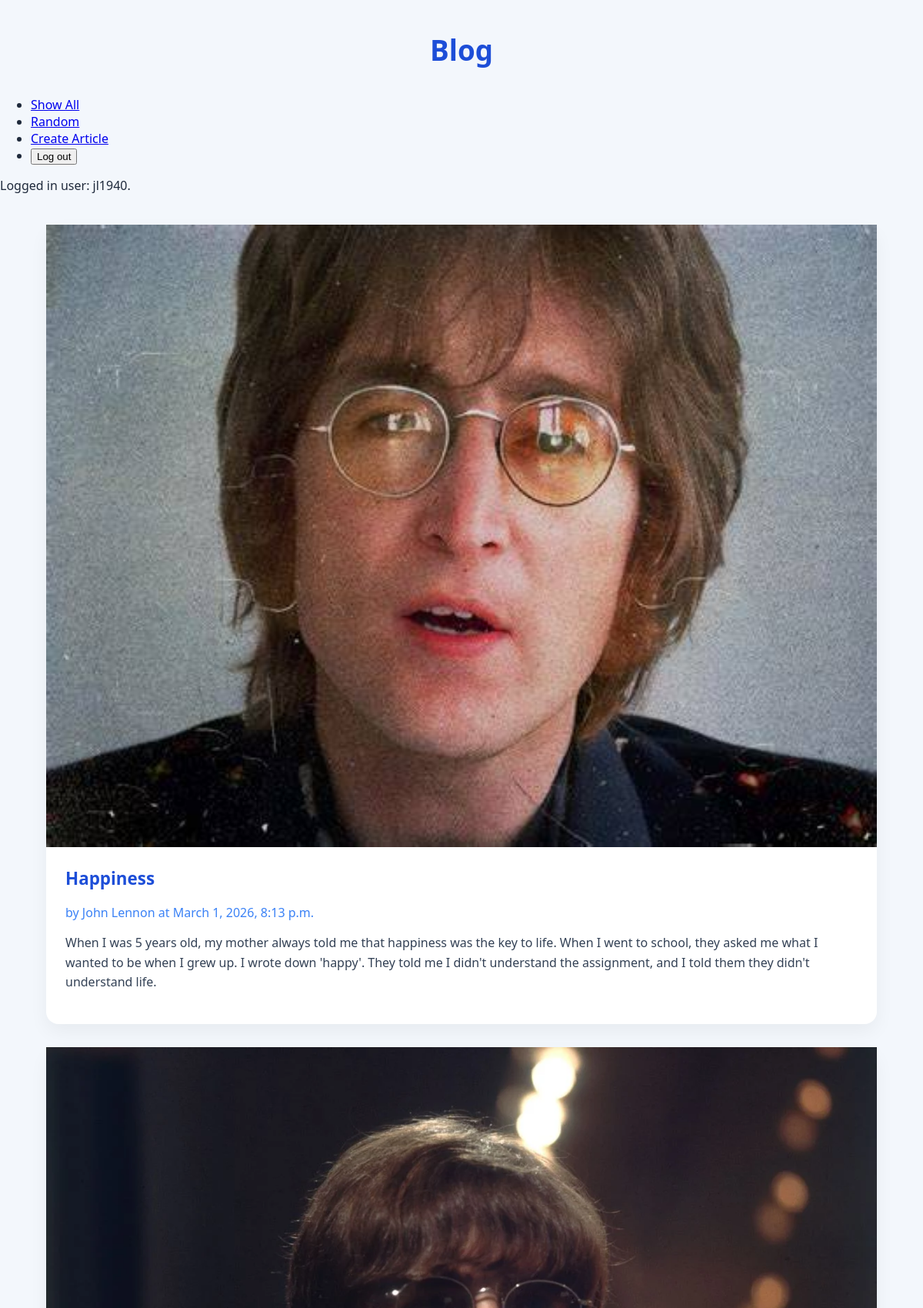
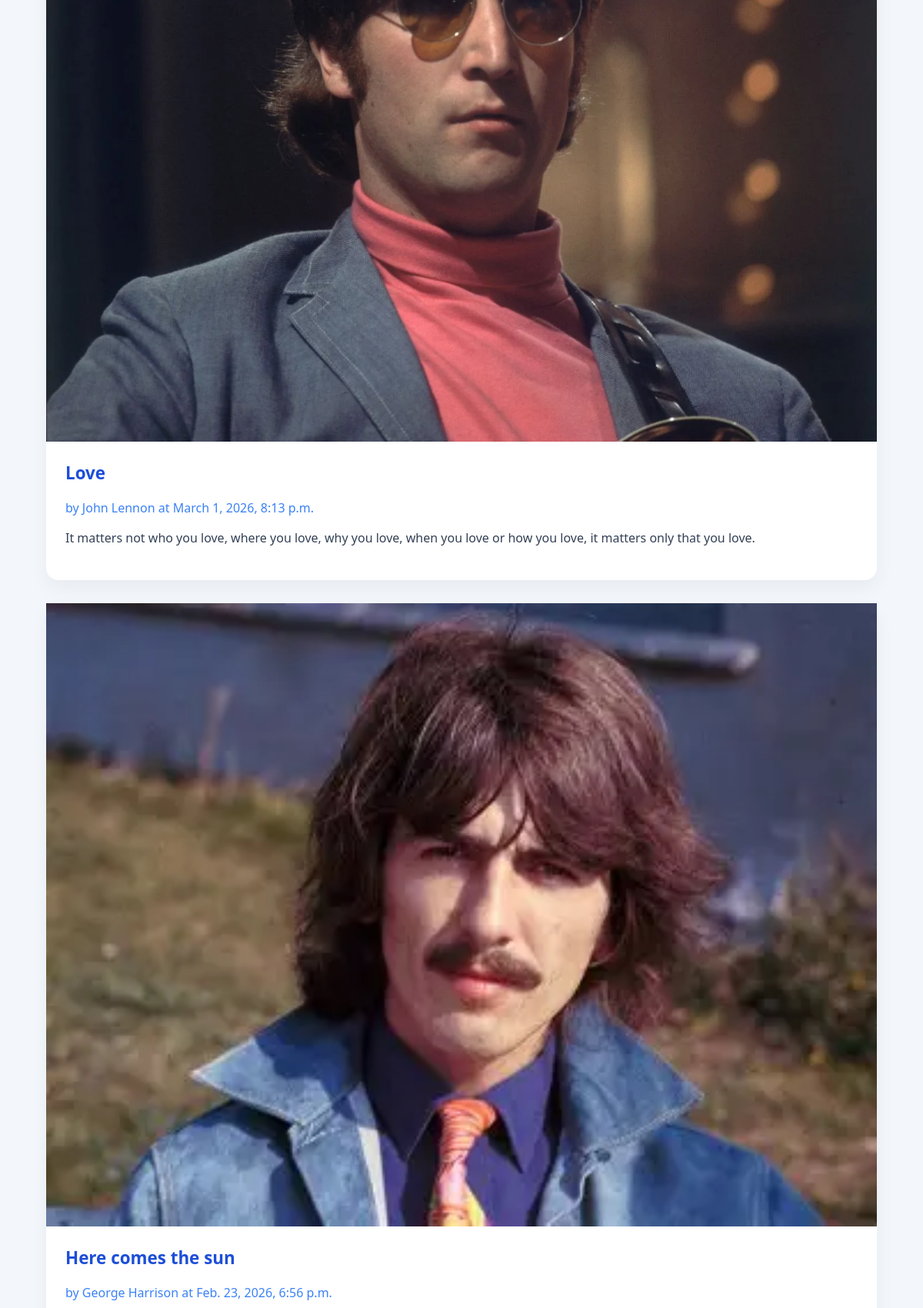
The app's page /blog/show_all/ (signed in, upper part) with its own data (2 pictures, top to bottom).
### blog/models.py (models this page shows, shortened)
class Article(models.Model):
    title = models.TextField(blank=True)
    author = models.TextField(blank=True)
    text = models.TextField(blank=True)
    published = models.DateTimeField(auto_now=True)
    image_file = models.ImageField(blank=True) # an actual image file
    user = models.ForeignKey(User, on_delete=models.CASCADE) ## NEW

### blog/views.py (the view)
# urls.py: path('show_all/', ShowAllView.as_view(), name='show_all'),
class ShowAllView(ListView):
    model = Article # retrieve objects of type Article from the database
    template_name = 'blog/show_all.html'
    context_object_name = 'articles' # how to find the data in the template file
    def dispatch(self, request, *args, **kwargs):
        if request.user.is_authenticated:
            print(f'ShowAllView.dispatch(): request.user={request.user}')
        else:
            print(f'ShowAllView.dispatch(): not logged in.')
        return super().dispatch(request, *args, **kwargs)

### blog/templates/blog/show_all.html (shortened to what this page needs)
{% extends 'blog/base.html' %}
{% block content %}
<main class="grid-container">
    {% for a in articles %}
    <article>
    {% if a.image_file %}
    <a href="{% url 'article' a.pk %}">
    <img src="{{ a.image_file.url }}" alt="{{ a.image_file.name }}">
    </a>
    {% else %}
    <h3>No image available</h3>
    {% endif %}
        <div>
        <h2>{{a.title}}</h2>
        <strong>by {{a.author}} at {{a.published}}</strong>
        <p>
        {{a.text}}
        </p>
        </div>
    </article>
    {% endfor %}
</main>
{% endblock %}

### blog/templates/blog/base.html (shortened to what this page needs)
{% load static %}
<html>
    <head>
        <link rel="stylesheet" href="{% static 'styles-blog.css' %}">
    </head>
    <body>
        <header>
            <h1>Blog</h1>
            <nav>
                <ul>
                    <li><a href="{% url 'show_all' %}">Show All</a></li>
                    <li><a href="{% url 'random' %}">Random</a></li>
                    {% if request.user.is_authenticated %}
                    <li><a href="{% url 'create_article' %}">Create Article</a></li>
                    <li>
                    <form action="{% url 'logout' %}" method="post" style="display:inline;">
                        <button type="submit">Log out</button>
                    </form>
                    </li>
                    {% else %}
                    <li><a href="{% url 'login' %}">Log in</a></li>
                    {% endif %}
                </ul>
                {% if request.user.is_authenticated %}
                Logged in user: {{ request.user }}.
                {% else %}
                Not logged in.
                {% endif %}
            </nav>
        </header>
    {% block content %}
    {% endblock %}
    </body>
</html>

### static/styles-blog.css (style rules this page uses)
body { font-family: "Segoe UI", sans-serif; margin: 0; padding: 0; background: #f3f7fc; color: #1e293b; }
h1 { text-align: center; padding: 40px 0 10px 0; font-size: 2.3rem; color: #1d4ed8; }
.grid-container { width: 90%; max-width: 1100px; margin: 40px auto; display: grid; gap: 30px; }
article { background: white; border-radius: 16px; box-shadow: 0 10px 25px rgba(0, 0, 0, 0.05); }
article img { width: 100%; height: auto; display: block; }
article div { padding: 25px; }
article h2 { margin-top: 0; color: #1d4ed8; font-size: 1.4rem; }
article strong { display: block; margin-bottom: 12px; color: #3b82f6; font-weight: 500; }
article p { line-height: 1.6; color: #334155; }

### records on screen
Article: image_file (picture), title "Happiness", author "John Lennon", published "March 1, 2026, 8:13 p.m.", text "When I was 5 years old, my mother always told me that happiness was the key to life. When I went to school, they asked me what I wanted to be when I grew up. I wrote down 'happy'. They told me I didn't understand the assignment, and I told them they didn't understand life."
Article: image_file (picture), title "Love", author "John Lennon", published "March 1, 2026, 8:13 p.m.", text "It matters not who you love, where you love, why you love, when you love or how you love, it matters only that you love."
Article: image_file (picture), title "Here comes the sun", author "George Harrison", published "Feb. 23, 2026, 6:56 p.m."

### other values on screen
{{ request.user }} "jl1940"
